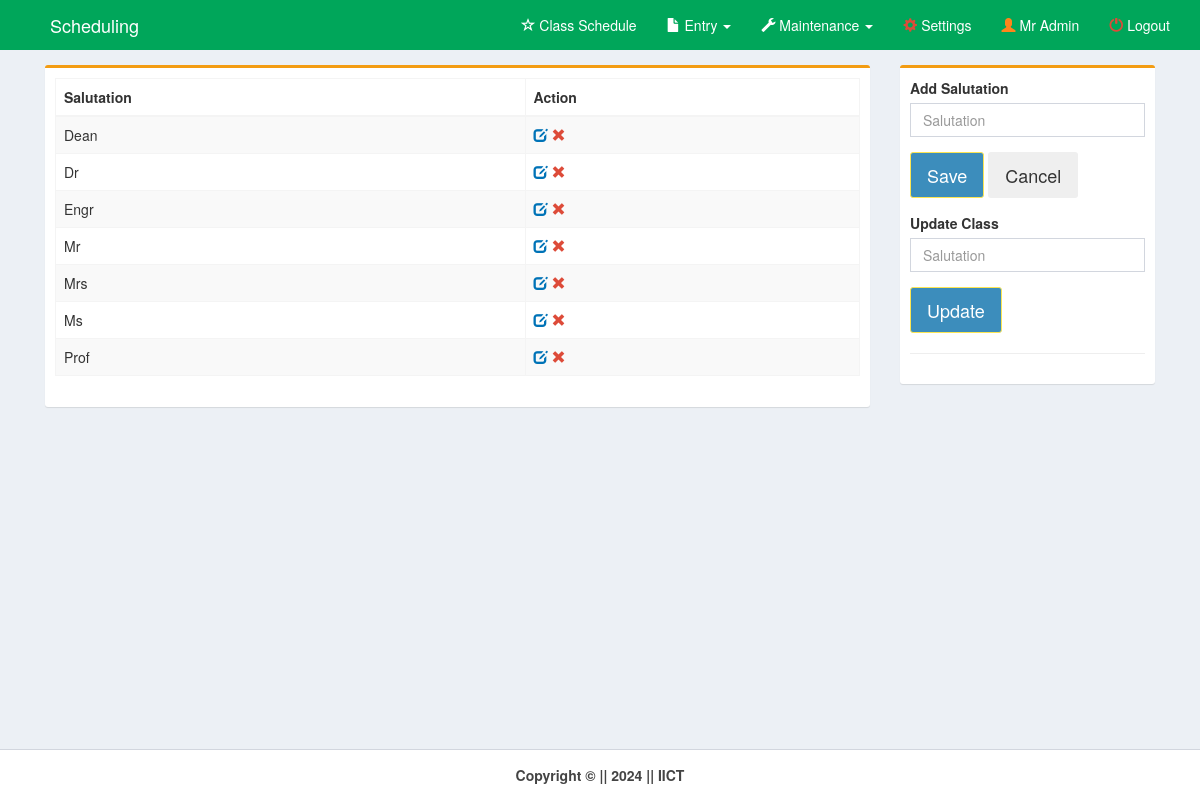
The page /pages/salut.php (signed in) on the database its author committed.
### tables this page shows
CREATE TABLE `salut` (
  `salut_id` int(11) NOT NULL,
  `salut` varchar(10) NOT NULL
);

### pages/salut.php (the view, shortened to what this page needs)
<!DOCTYPE html>
<html>
  <head>
    <link rel="stylesheet" href="../bootstrap/css/bootstrap.min.css">
    <link rel="stylesheet" href="../plugins/datatables/dataTables.bootstrap.css">
    <link rel="stylesheet" href="../dist/css/AdminLTE.min.css">
    <link rel="stylesheet" href="../plugins/select2/select2.min.css">
    <link rel="stylesheet" href="../dist/css/skins/_all-skins.min.css">
 </head>
  <body class="hold-transition skin-green layout-top-nav" onload="myFunction()">
    <div class="wrapper">
      <div class="content-wrapper">
        <div class="container">
          <section class="content">
            <div class="row">
	      <div class="col-md-9">
              <div class="box box-warning">
                <div class="box-body">
				<div class="row">
					<div class="col-md-12">
<table class="table table-bordered table-striped" style="margin-right:-10px">
              <thead>
                <tr>
                <th>Salutation</th>
                <th>Action</th>
                </tr>
              </thead>
    <?php
        include('../dist/includes/dbcon.php');
        $query=mysqli_query($con,"select * from salut order by salut")or die(mysqli_error());
          while($row=mysqli_fetch_array($query)){
            $id=$row['salut_id'];
            $salut=$row['salut'];
    ?>
                <tr>
                <td><?php echo $salut;?></td>
                <td>
                <a id="click" href="salut.php?id=<?php echo $id;?>&salut=<?php echo $salut;?>">
                <i class="glyphicon glyphicon-edit text-blue"></i></a>
                <a id="removeme" href="salut_del.php?id=<?php echo $id;?>">
                <i class="glyphicon glyphicon-remove text-red"></i></a>
                </td>
                </tr>
<?php }?>
</table>
		</div>
		<div class="col-md-6">
         </div>
        </div>
                </div>
              </div>
            </div>
            <div class="col-md-3">
              <div class="box box-warning">
                <div class="box-body">
                  <div id="form">
				  <div class="row">
					 <div class="col-md-12">
						  <form method="post" action="salut_save.php">
						  <div class="form-group">
							<label for="date">Add Salutation</label><br>
								<input type="text" class="form-control" name="salut" placeholder="Salutation" required>
						  </div>
					</div>
				  </div>
                  <div class="form-group">
                      <button class="btn btn-lg btn-primary" id="daterange-btn" name="save" type="submit">
                        Save
                      </button>
					  <button class="btn btn-lg" id="daterange-btn" type="reset">
                       Cancel
                      </button>
                   </div>
                  </div>
				<div id="form">
				  <div class="row">
					 <div class="col-md-12">
						  <form method="post" action="salut_update.php">
						  <div class="form-group">
							<label for="date">Update Class</label><br>
								<input type="text" class="form-control" id="class" name="salut" value="<?php echo $_REQUEST['salut'];?>" placeholder="Salutation" required>
						  </div>
					</div>
				  </div>
                  <div class="form-group">
                      <button class="btn btn-lg btn-primary" id="daterange-btn" name="save" type="submit">
                        Update
                      </button>
                   </div>
                  </div><hr>
                </div>
              </div>
            </div>
          </div>
          </section>
        </div>
      </div>
      <?php include('../dist/includes/footer.php');?>
    </div>
  </body>
</html>

### rows shown on the page
salut: salut "Dean"
salut: salut "Dr"
salut: salut "Engr"
salut: salut "Mr"
salut: salut "Mrs"
salut: salut "Ms"
salut: salut "Prof"

### other values the page prints
$_SESSION['name'] "Mr Admin"
